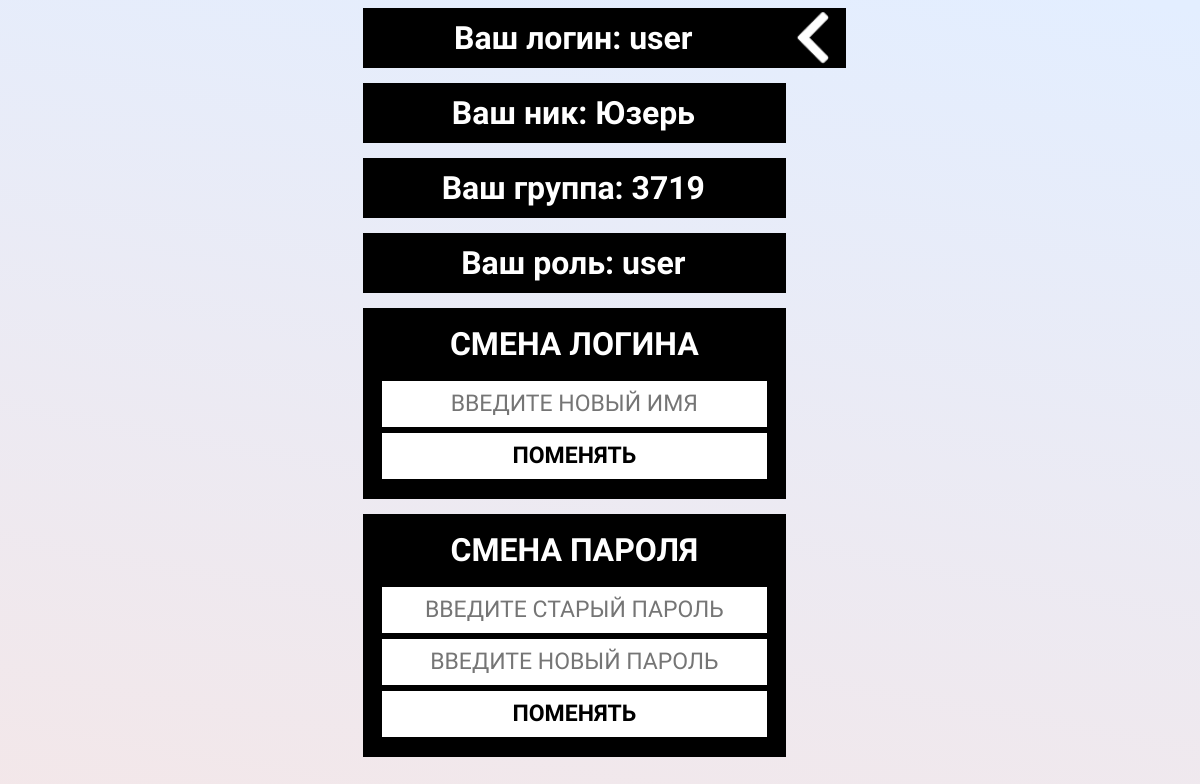
The page /setting.php (signed in) on the database as committed earlier.
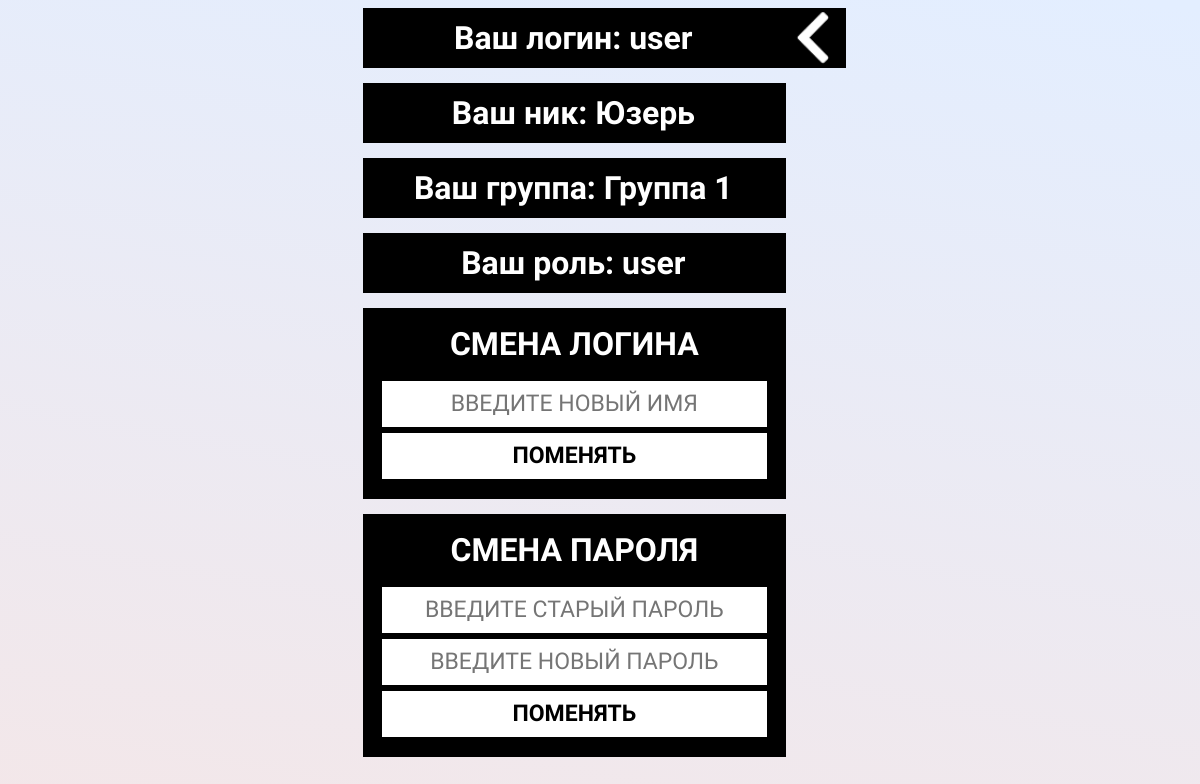
The same page on the database as committed later.
### tables this page shows
CREATE TABLE `users` (
  `id_user` int NOT NULL,
  `login_user` varchar(45) NOT NULL,
  `name_user` varchar(45) NOT NULL,
  `password_user` varchar(45) NOT NULL,
  `id_role` int NOT NULL,
  `id_grupi` int NOT NULL
);

CREATE TABLE `grupi` (
  `id_grupi` int NOT NULL,
  `number_grupi` varchar(12) NOT NULL
);

CREATE TABLE `roles` (
  `id_role` int NOT NULL,
  `name_role` varchar(15) NOT NULL
);

### setting.php (the view, shortened to what this page needs)
<?php
$username = $_SESSION['username'];
require_once "connection.php";
?>
<!DOCTYPE html>
<html>
<head>
    <link rel="stylesheet" href="stylesheets\style_setting.css">
    <?
    if ($_SESSION['theme'] == 1)
        echo '<link rel="stylesheet" href="stylesheets\style_setting.css">';
    ?>
</head>
<body>
    <?
    $query =
        "SELECT
    login_user, name_user, number_grupi, name_role
FROM
    users,
    grupi,
    roles
WHERE
    users.id_grupi = grupi.id_grupi
AND users.id_role = roles.id_role
AND login_user = '$username';";
    $row = mysqli_query($link, $query);
    $row_data = mysqli_fetch_row($row);
    $result_login = $row_data[0];
    $result_name = $row_data[1];
    $result_group = $row_data[2];
    $result_role = $row_data[3];
    ?>
    <div id="main">
        <div id="first">
            <div id='chat-box'>
                <div class='block-info'>
                    <? echo "<h1> Ваш логин: $result_login </h1> "; ?>
                </div>
                <div class='block-info'>
                    <? echo "<h1> Ваш ник: $result_name </h1> "; ?>
                </div>
                <div class='block-info'>
                    <? echo "<h1> Ваш группа: $result_group </h1> "; ?>
                </div>
                <div class='block-info'>
                    <? echo "<h1> Ваш роль: $result_role </h1> "; ?>
                </div>
                <form id="cn-name" method="GET">
                    <h1> СМЕНА ЛОГИНА </h1>
                    <input type="text" name="cn-text" id="cn-text" required="" placeholder="ВВЕДИТЕ НОВЫЙ ИМЯ">
                    <input type="submit" name="cn-button" id="cn-button" value="ПОМЕНЯТЬ">
                </form>
                <form id="cp-name" method="POST">
                    <h1> СМЕНА ПАРОЛЯ </h1>
                    <input type="password" name="cp-text-old" id="cp-text" required="" placeholder="ВВЕДИТЕ СТАРЫЙ ПАРОЛЬ">
                    <input type="password" name="cp-text-new" id="cp-text" required="" placeholder="ВВЕДИТЕ НОВЫЙ ПАРОЛЬ">
                    <input type="submit" name="cp-button" id="cp-button" value="ПОМЕНЯТЬ">
                </form>
            </div>
        </div>
        <div id='second'>
            <? echo "<a href='auth.php' class='back'>  </a>"; ?>
        </div>
    </div>
</body>
</html>

### stylesheets/style_setting.css (style rules this page uses)
* { font-family: "Oswald", sans-serif; margin: 0; padding: 0; box-sizing: border-box; }
html, head, body { height: 100%; }
body { display: flex; align-items: center; justify-content: center; min-height: 460px; background: no-repeat center center fixed; background-image: linear-gradient(10deg, #F3E7E9 0%, #E3EEFF 99%, #E3EEFF 100%); }
#main { display: flex; align-items: center; flex-flow: row nowrap; justify-content: center; width: 90%; min-width: 420px; height: calc(100% - 15px); margin: 0 auto; }
#chat-box { display: flex; flex-flow: column nowrap; width: 98%; min-height: 100px; margin: 0 0 10px auto; }
#first { width: 40%; min-width: 420px; height: 100%; }
#second { display: flex; align-items: flex-start; flex-flow: column nowrap; height: 100%; }
#log-out, .user-count, #c-theme, .back { margin: 0px 0px 10px 0; }
.back { width: 60px; height: 60px; transition: 0.3s; border: 2px solid black; border-left: 0 solid white; background-color: black; background-color: black; background-image: url("../icons/back.png"); background-repeat: no-repeat; background-position: center center; background-size: contain; }
#cn-name, #cp-name { background-color: black; }
#cn-name h1, #cp-name h1 { margin-bottom: 15px; }
.block-info { display: flex; align-items: center; flex-flow: column nowrap; justify-content: center; height: 60px; border: 2px solid black; border-left: 0 solid white; background-color: black; }
#cn-name, .block-info, .block-info-first { margin-bottom: 15px; }
#chat-box form { display: flex; flex-flow: column nowrap; justify-content: center; padding: 15px; border: 2px solid black; }
#chat-box form input { font-size: 23px; height: 50px; margin: 1px 0; text-align: center; border: 2px solid black; background-color: white; }
#chat-box h1 { text-align: center; color: white; }
#cn-button, #cp-button { font-weight: bold; transition: 0.3s; }

Rows that differ between the two databases and show on the page:
changed through a linked row, users "user": id_grupi.number_grupi "3719" → "Группа 1"
